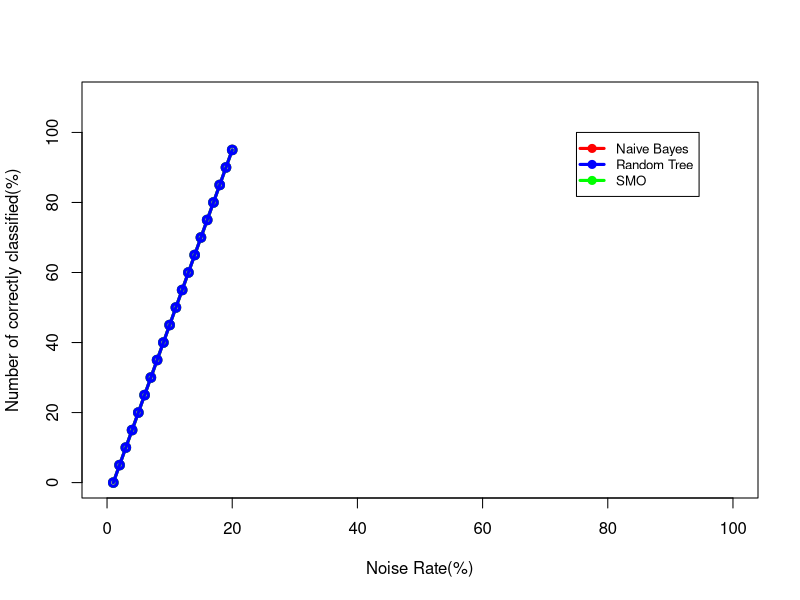
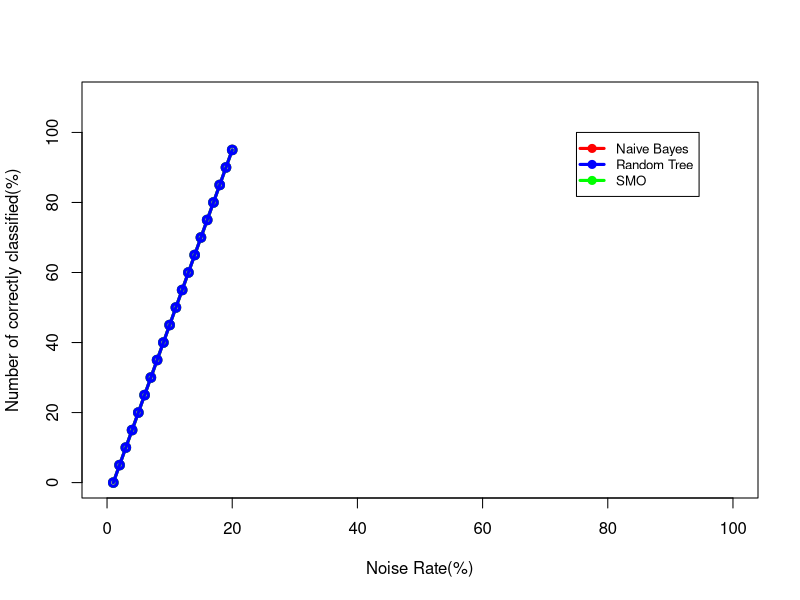

R code for these plots, in order:
#Check Session -> Set Working Directory -> To Source File Location
#Generate unnoised comparasion
results <- read.csv("Comparasion_results_with_unnoised.csv")
noiseRates = 0:19
noiseRates <- noiseRates * 5
pdf("graphics/Perf_unnoised.pdf", 8, 5, family= "URWHelvetica", encoding="CP1251")
plot(noiseRates,results$NaiveBayes, ann=FALSE, xlim=range(c(0, 100)), ylim=range(c(0, 110)), type='o', lwd=3, col="red")
lines(noiseRates, results$SMO, lwd=3, col="green", type='o')
lines(noiseRates, results$RandomTree, lwd=3, col="blue", type='o')
legend(75, 100, c("Naive Bayes", "Random Tree", "SMO"), cex=0.8, col=c("red", "blue", "green"), pch=21, lty=1, lwd=3);
title(xlab="Noise Rate(%)", ylab="Number of correctly classified(%)")
dev.off()

#Generate noised comparasion
results <- read.csv("Comparasion_results.csv")
pdf("graphics/Perf_noised.pdf", 8, 5, family= "URWHelvetica", encoding="CP1251")
plot(noiseRates,results$NaiveBayes, ann=FALSE, xlim=range(c(0, 100)), ylim=range(c(0, 110)), type='o', lwd=3, col="red")
lines(noiseRates, results$SMO, lwd=3, col="green", type='o')
lines(noiseRates, results$RandomTree, lwd=3, col="blue", type='o')
legend(75, 100, c("Naive Bayes", "Random Tree", "SMO"), cex=0.8, col=c("red", "blue", "green"), pch=21, lty=1, lwd=3);
title(xlab="Noise Rate(%)", ylab="Number of correctly classified(%)")
dev.off()